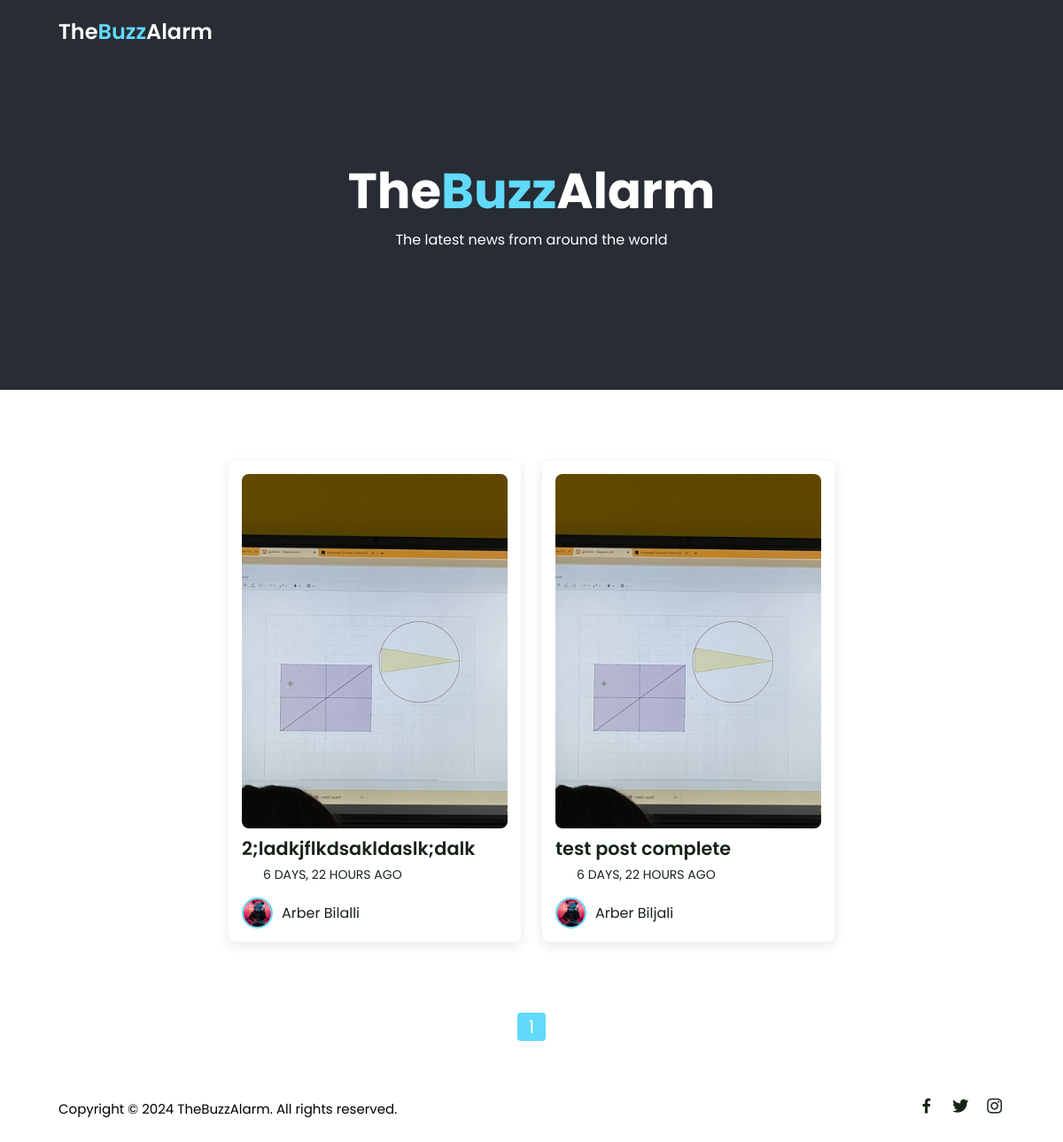
The app's page /, older data.
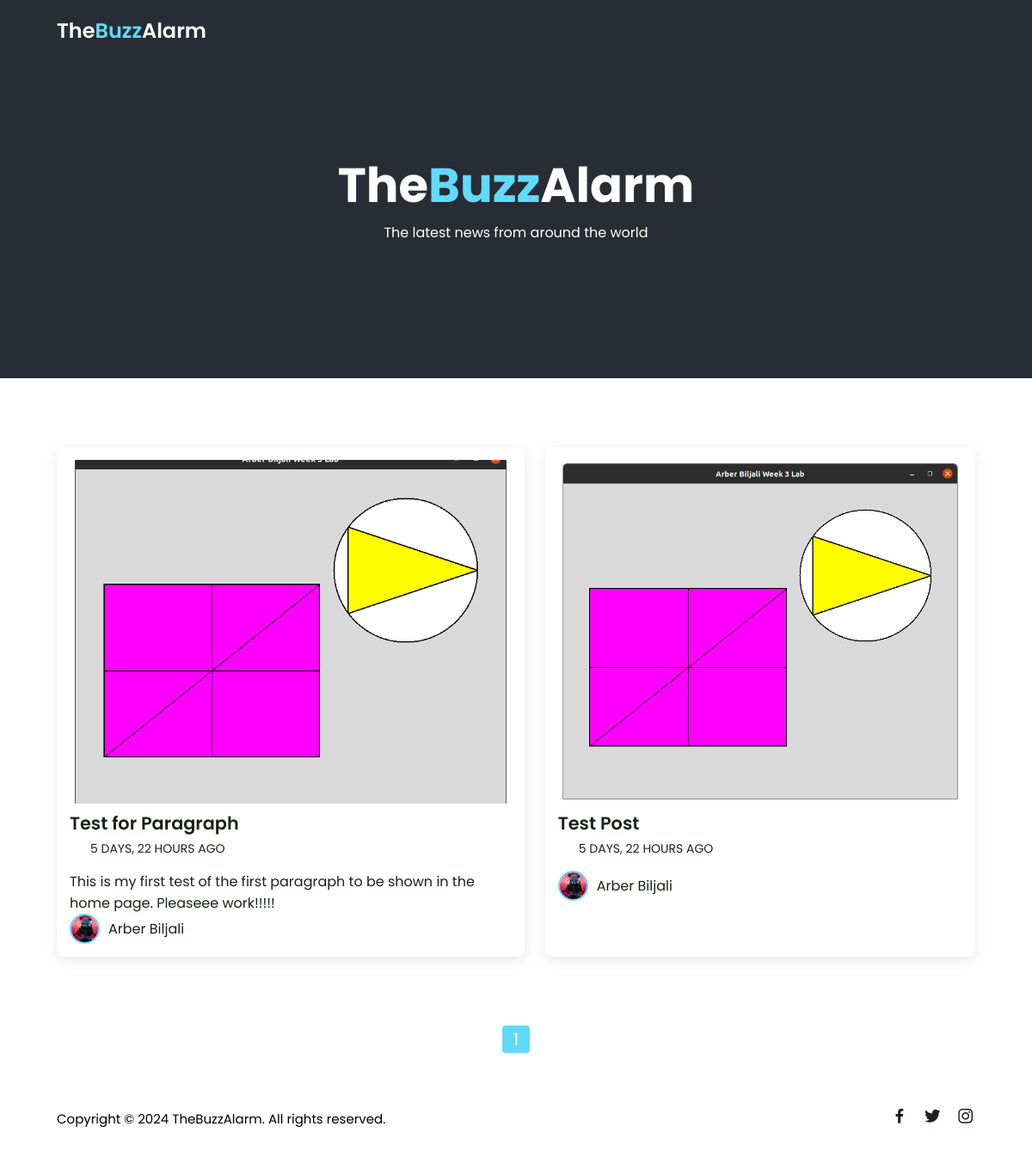
The same page, newer data.
### blog/models.py (models this page shows, shortened)
class Post(models.Model):
    title = models.CharField(max_length=200)
    image = models.ImageField(upload_to='post_photos/')
    date = models.DateField(auto_now_add=True)
    author = models.ForeignKey(User, on_delete=models.CASCADE, default=1)

class Profile(models.Model):
    user = models.OneToOneField(User, on_delete=models.CASCADE)
    profile_image = models.ImageField(upload_to='profile_pics/', null=True, blank=True)

class Paragraph(models.Model):
    post = models.ForeignKey(Post, related_name='paragraphs', on_delete=models.CASCADE)
    title = models.CharField(max_length=200, blank=True)
    text = models.TextField(blank=True)
    image = models.ImageField(upload_to='paragraph_photos/', blank=True, null=True)

### blog/views.py (the view)
# urls.py: path("", HomeView.as_view(), name="home"),
class HomeView(ListView):
    model = Post
    template_name = "blog/blog_home.html"
    context_object_name = "posts"
    ordering = ["-id"]
    paginate_by = 9

### blog/context_processors.py (called while the page is built)
def current_url_name(request):
    return {
        'current_url_name': resolve(request.path_info).url_name
    }

### blog/templates/blog/blog_home.html (shortened to what this page needs)
{% extends 'blog/blog_base.html' %}
    {% load static %}
    {% block head %}
        <link rel="stylesheet" href="{% static 'blog/css/blog_home.css' %}">
        <link href="https://unpkg.com/boxicons@2.1.4/css/boxicons.min.css" rel="stylesheet">
    {% endblock %}
    {% block home_section %}
        <section class="home" id="home">
            <div class="home-text container">
                <h2 class="home-title">The<span>Buzz</span>Alarm</h2>
                <span class="home-subtitle">The latest news from around the world</span>
            </div>
        </section>
    {% endblock %}
    {% block content %}
        <section class="post container">
            {% for post in page_obj %}
                <div class="post-box">
                    <img src="{{ post.image.url }}" alt="NOT FOUND" class="post-img">
                    <a href="{% url 'post-detail' post.id %}" class="post-title">
                        {{ post.title }}
                    </a>
                    <span class="post-date">
                        <box-icon name='calendar' class="calendar-icon"></box-icon>
                        {{ post.date|timesince }} ago
                    </span>
                    <p class="post-description">
                        {{ post.paragraphs.first.text|linebreaks }}
                    </p>
                    <div class="profile">
                        <img src="{{ post.author.profile.profile_image.url }}" alt="" class="profile-img">
                        <span class="profile-name">{{ post.author.first_name }} {{ post.author.last_name }}</span>
                    </div>
                </div>
            {% empty %}
                <p>No posts available.</p>
            {% endfor %}
        </section>
        <section class="container">
            <div class="pagination">
                <a href="?page=1&rows={{ rows }}"><box-icon name='chevrons-left'></box-icon></a>
                {% for num in page_obj.paginator.page_range %}
                    {% if num > page_obj.number|add:'-3' and num < page_obj.number|add:'3' %}
                        {% if num == page_obj.number %}
                            <a class="active">{{ num }}</a>
                        {% else %}
                            <a href="?page={{ num }}&rows={{ rows }}">{{ num }}</a>
                        {% endif %}
                    {% endif %}
                {% endfor %}
                <a href="?page={{ page_obj.paginator.num_pages }}&rows={{ rows }}"><box-icon name='chevrons-right'></box-icon></a>
            </div>
        </section>
    {% endblock %}

### blog/templates/blog/blog_base.html (shortened to what this page needs)
<!doctype html>
<html lang="en">
  <head>
    {% load static %}
    <link rel="stylesheet" href="{% static 'blog/css/blog_base.css' %}">
    <link href="https://unpkg.com/boxicons@2.1.4/css/boxicons.min.css" rel="stylesheet">
    {% block head %}{% endblock %}
</head>
<body>
  <header>
    <div class="nav container">
      <a href="{% url 'home' %}" class="logo">The<span>Buzz</span>Alarm</a>
    </div>
  </header>
  {% block home_section %}
  {% endblock %}
  {% block content %}
  {% endblock %}
  <div class="footer container">
    <p>Copyright &copy; {% now "Y" %} TheBuzzAlarm. All rights reserved.</p>
    <div class="social">
      <a href="#"><i class='bx bxl-facebook'></i></a>
      <a href="#"><i class='bx bxl-twitter'></i></a>
      <a href="#"><i class='bx bxl-instagram'></i></a>
    </div>
  </div>
</body>
</html>

### static/blog/css/blog_base.css (style rules this page uses)
* { font-family: 'Poppins', sans-serif; margin: 0; padding: 0; scroll-behavior: smooth; scroll-padding-top: 2rem; box-sizing: border-box; }
:root { --container-color: #282c34; --second-color: #61dafb; --text-color: #172317; --bg-color: #fff; }
a { text-decoration: none; }
img { width: 100%; }
section { padding: 3rem 0 2rem; }
.container { max-width: 1068px; margin: auto; width: 100%; }
header { position: fixed; top: 0; left: 0; width: 100%; z-index: 200; }
.nav { display: flex; align-items: center; justify-content: space-between; padding: 18px 0; }
.logo { font-size: 1.5rem; font-weight: 600; color: var(--text-color); }
.logo span { color: var(--second-color); }
.footer { display: flex; justify-content: space-between; align-items: center; padding: 30px 0; }
.footer p { font-size: 0.938rem; }
.social { display: flex; align-items: center; column-gap: 1rem; }
.social .bx { font-size: 1.4rem; color: var(--text-color); }

### static/blog/css/blog_home.css (style rules this page uses)
.logo { color: var(--bg-color); }
.home { width: 100%; min-height: 440px; background: var(--container-color); display: grid; justify-content: center; align-items: center; }
.home-text { color: var(--bg-color); text-align: center; }
.home-title { font-size: 3.5rem; }
.home .home-title span { color: var(--second-color); }
.home-subtitle { font-size: 1rem; font-weight: 400; }
.post { display: grid; grid-template-columns: repeat(auto-fit, minmax(280px, auto)); justify-content: center; gap: 1.5rem; margin-top: 2rem; }
.post-box { background: var(--bg-color); box-shadow: 0 4px 14px hsl(355deg 25% 15% / 10%); padding: 15px; border-radius: 0.5rem; color: var(--text-color); transition: 0.4s; }
.post-img { width: 100%; height: 400px; object-fit: cover; object-position: center; border-radius: 0.5rem; }
.post-title { font-size: 1.3rem; font-weight: 600; color: var(--text-color); display: -webkit-box; -webkit-line-clamp: 2; -webkit-box-orient: vertical; overflow: hidden; }
.post-date { display: flex; align-items: center; font-size: 0.875rem; text-transform: uppercase; font-weight: 400; margin-top: 4px; }
.calendar-icon { height: 20px; width: 20px; margin-right: 4px; margin-bottom: 1px; }
.post-description { font-size: 0.9rem; line-height: 1.5rem; margin: 5px 0 10px; display: -webkit-box; -webkit-line-clamp: 3; -webkit-box-orient: vertical; overflow: hidden; }
.profile { display: flex; align-items: center; gap: 10px; }
.profile-img { width: 35px; height: 35px; border-radius: 50%; object-fit: cover; object-position: center; border: 2px solid var(--second-color); }
.pagination { display: flex; justify-content: center; align-items: center; flex-direction: row; }
.pagination a { display: flex; justify-content: center; align-items: center; height: 32px; width: 32px; font-size: 20px; color: var(--text-color); margin: 0 5px; border-radius: 4px; transition: 0.3s; }
.pagination .active { background: var(--second-color); pointer-events: none; color: var(--bg-color); }

Row changes from the older to the newer data that the page shows:
removed Post: image (picture), title "2;ladkjflkdsakldaslk;dalk", date "6 DAYS, 22 HOURS", author.profile.profile_image (picture), author.first_name "Arber", author.last_name "Bilalli"
removed Post: image (picture), title "test post complete", date "6 DAYS, 22 HOURS", author.profile.profile_image (picture), author.first_name "Arber", author.last_name "Biljali"
added Post: image (picture), title "Test for Paragraph", date "5 DAYS, 22 HOURS", paragraphs.first.text "This is my first test of the first paragraph to be shown in the home page. Pleaseee work!!!!!", author.profile.profile_image (picture), author.first_name "Arber", author.last_name "Biljali"
added Post: image (picture), title "Test Post", date "5 DAYS, 22 HOURS", author.profile.profile_image (picture), author.first_name "Arber", author.last_name "Biljali"
